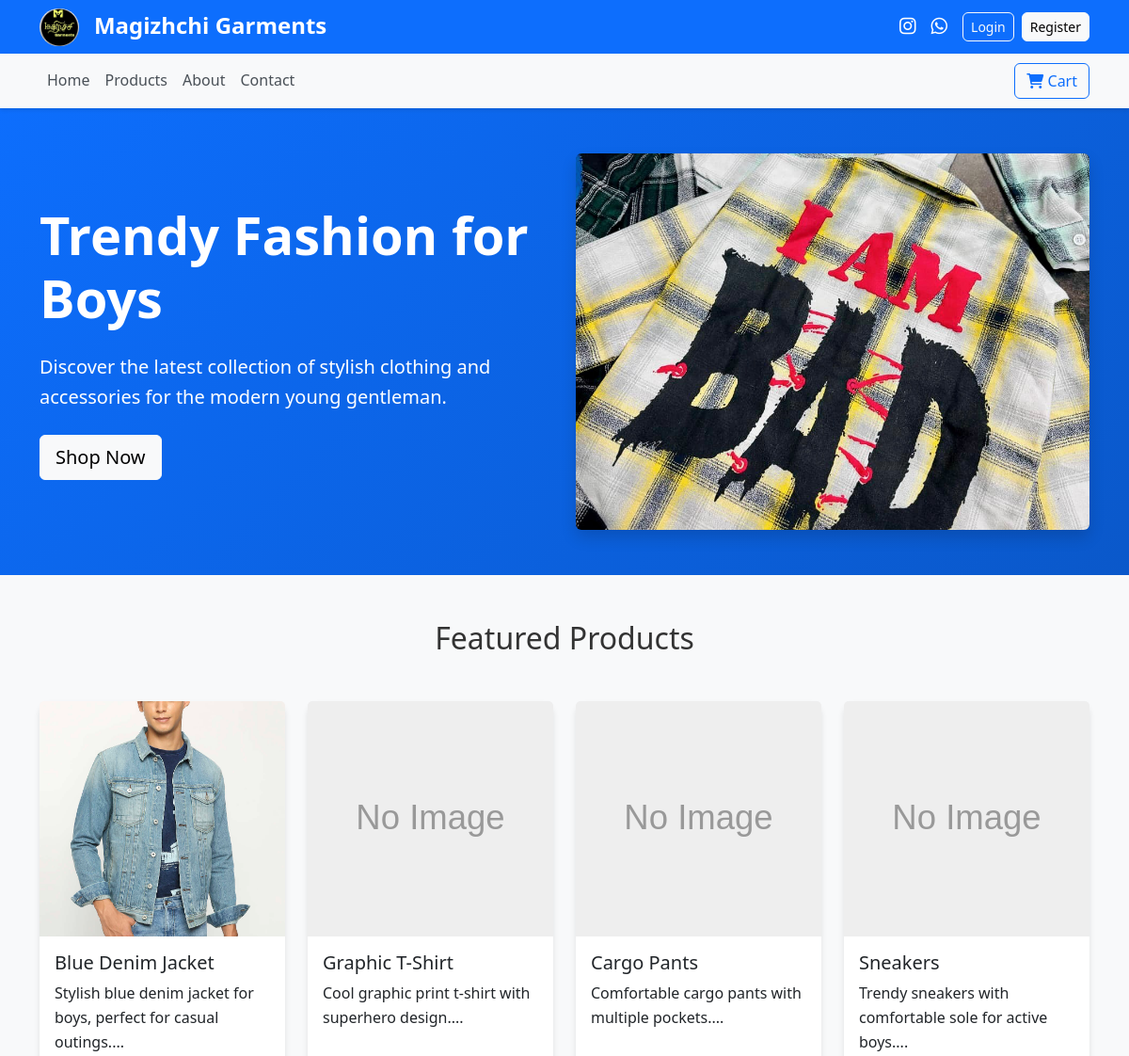
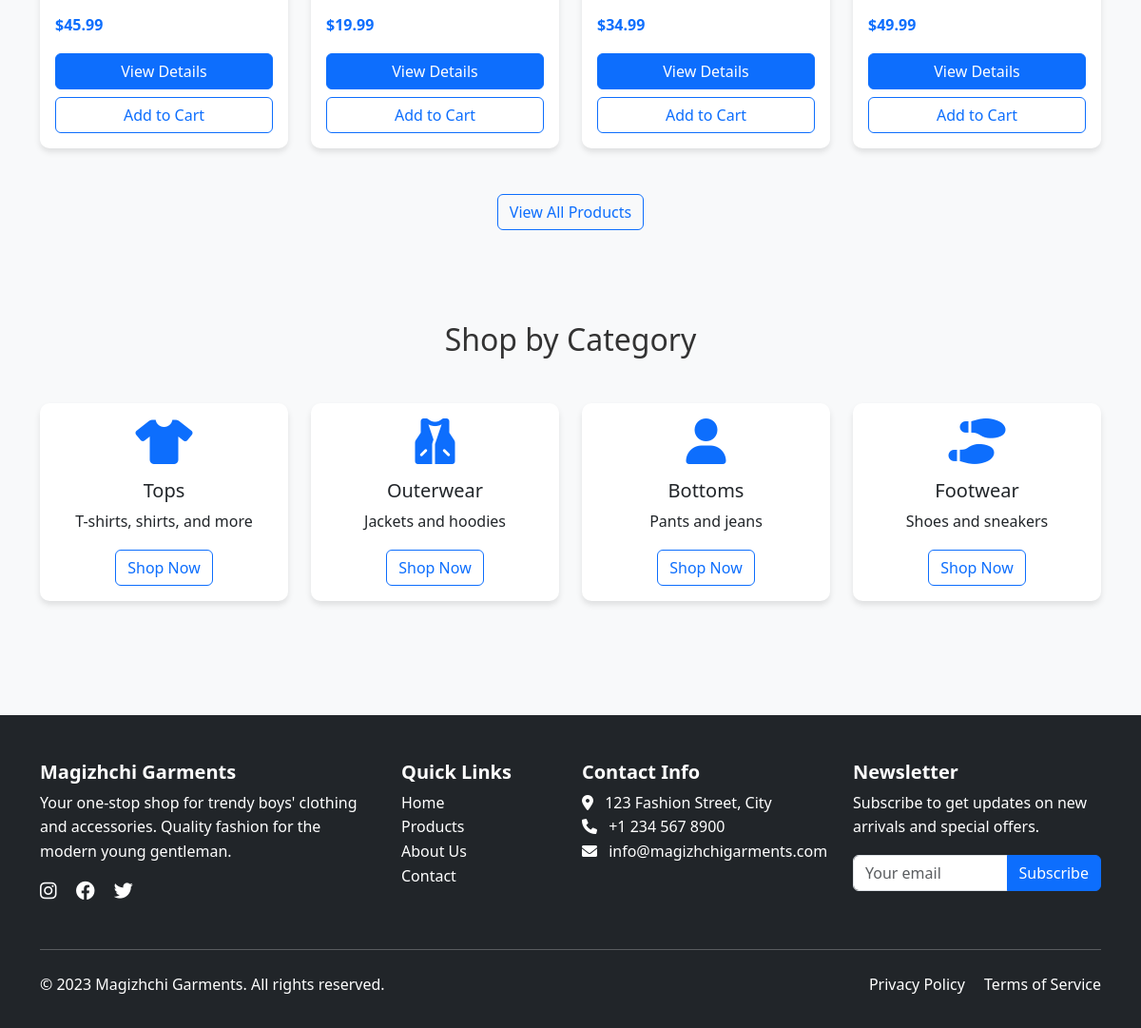
The page / on the database its author committed (2 pictures, top to bottom).
### tables this page shows
CREATE TABLE products (
    id INT AUTO_INCREMENT PRIMARY KEY,
    name VARCHAR(255) NOT NULL,
    description TEXT,
    price DECIMAL(10,2) NOT NULL,
    image VARCHAR(255),
    category VARCHAR(100),
    stock_quantity INT DEFAULT 0,
    created_at TIMESTAMP DEFAULT CURRENT_TIMESTAMP
);

### index.php (the view, shortened to what this page needs)
<?php
include 'header.php';
?>
<section class="hero-section bg-primary text-white py-5">
    <div class="container">
        <div class="row align-items-center">
            <div class="col-lg-6">
                <h1 class="display-4 fw-bold mb-4">Trendy Fashion for Boys</h1>
                <p class="lead mb-4">Discover the latest collection of stylish clothing and accessories for the modern young gentleman.</p>
                <a href="products.php" class="btn btn-light btn-lg">Shop Now</a>
            </div>
            <div class="col-lg-6">
                <img src="images/shirt1.jpeg" alt="Boys Fashion" class="img-fluid rounded shadow" style="height: 400px; width: 100%; object-fit: cover;" onerror="this.src='https://via.placeholder.com/600x400/007bff/ffffff?text=Boys+Fashion'">
            </div>
        </div>
    </div>
</section>
<section class="featured-products py-5">
    <div class="container">
        <h2 class="text-center mb-5">Featured Products</h2>
        <div class="row">
            <?php
            $sql = "SELECT * FROM products LIMIT 4";
            $result = $conn->query($sql);
            if ($result->num_rows > 0) {
                while($row = $result->fetch_assoc()) {
                    echo '
                    <div class="col-md-3 mb-4">
                        <div class="card product-card h-100">
                            <img src="images/' . $row['image'] . '"
                                 class="card-img-top"
                                 alt="' . $row['name'] . '"
                                 style="height: 250px; object-fit: cover;"
                                 onerror="this.src=\'https://via.placeholder.com/300x400/007bff/ffffff?text=Product+Image\'">
                            <div class="card-body d-flex flex-column">
                                <h5 class="card-title">' . $row['name'] . '</h5>
                                <p class="card-text flex-grow-1">' . substr($row['description'], 0, 80) . '...</p>
                                <div class="mt-auto">
                                    <p class="card-text fw-bold text-primary">$' . $row['price'] . '</p>
                                    <div class="d-grid gap-2">
                                        <a href="product-details.php?id=' . $row['id'] . '" class="btn btn-primary">View Details</a>
                                        <form method="POST" action="add-to-cart.php">
                                            <input type="hidden" name="product_id" value="' . $row['id'] . '">
                                            <input type="hidden" name="quantity" value="1">
                                            <button type="submit" class="btn btn-outline-primary w-100">Add to Cart</button>
                                        </form>
                                    </div>
                                </div>
                            </div>
                        </div>
                    </div>';
                }
            } else {
                echo '<p class="text-center">No products found.</p>';
            }
            ?>
        </div>
        <div class="text-center mt-4">
            <a href="products.php" class="btn btn-outline-primary">View All Products</a>
        </div>
    </div>
</section>
<section class="categories-section py-5 bg-light">
    <div class="container">
        <h2 class="text-center mb-5">Shop by Category</h2>
        <div class="row">
            <div class="col-md-3 mb-4">
                <div class="card category-card text-center">
                    <div class="card-body">
                        <i class="fas fa-tshirt fa-3x text-primary mb-3"></i>
                        <h5 class="card-title">Tops</h5>
                        <p class="card-text">T-shirts, shirts, and more</p>
                        <a href="products.php?category=Tops" class="btn btn-outline-primary">Shop Now</a>
                    </div>
                </div>
            </div>
            <div class="col-md-3 mb-4">
                <div class="card category-card text-center">
                    <div class="card-body">
                        <i class="fas fa-vest fa-3x text-primary mb-3"></i>
                        <h5 class="card-title">Outerwear</h5>
                        <p class="card-text">Jackets and hoodies</p>
                        <a href="products.php?category=Outerwear" class="btn btn-outline-primary">Shop Now</a>
                    </div>
                </div>
            </div>
            <div class="col-md-3 mb-4">
                <div class="card category-card text-center">
                    <div class="card-body">
                        <i class="fas fa-user fa-3x text-primary mb-3"></i>
                        <h5 class="card-title">Bottoms</h5>
                        <p class="card-text">Pants and jeans</p>
                        <a href="products.php?category=Bottoms" class="btn btn-outline-primary">Shop Now</a>
                    </div>
                </div>
            </div>
            <div class="col-md-3 mb-4">
                <div class="card category-card text-center">
                    <div class="card-body">
                        <i class="fas fa-shoe-prints fa-3x text-primary mb-3"></i>
                        <h5 class="card-title">Footwear</h5>
                        <p class="card-text">Shoes and sneakers</p>
                        <a href="products.php?category=Footwear" class="btn btn-outline-primary">Shop Now</a>
                    </div>
                </div>
            </div>
        </div>
    </div>
</section>
<?php include 'footer.php'; ?>

### css/style.css (style rules this page uses)
:root { --primary-color: #0d6efd; --secondary-color: #6c757d; --success-color: #198754; --danger-color: #dc3545; --warning-color: #ffc107; --info-color: #0dcaf0; --light-color: #f8f9fa; --dark-color: #212529; }
body { font-family: 'Segoe UI', Tahoma, Geneva, Verdana, sans-serif; line-height: 1.6; color: #333; background-color: #f8f9fa; min-height: 100vh; display: flex; flex-direction: column; }
.hero-section { background: linear-gradient(135deg, #0d6efd 0%, #0a58ca 100%); }
.product-card { transition: transform 0.3s ease, box-shadow 0.3s ease; border: none; box-shadow: 0 4px 6px rgba(0,0,0,0.1); }
.product-card .card-img-top { height: 250px; object-fit: cover; }
.category-card { transition: transform 0.3s ease; border: none; box-shadow: 0 4px 6px rgba(0,0,0,0.1); }
.btn { border-radius: 6px; font-weight: 500; transition: all 0.3s ease; }
.btn-primary { background-color: var(--primary-color); border-color: var(--primary-color); }
.card { border: none; border-radius: 10px; box-shadow: 0 4px 6px rgba(0,0,0,0.1); }

### rows shown on the page
products: image (picture), name "Blue Denim Jacket", description "Stylish blue denim jacket for boys, perfect for casual outings.", price "45.99"
products: name "Graphic T-Shirt", description "Cool graphic print t-shirt with superhero design.", price "19.99"
products: name "Cargo Pants", description "Comfortable cargo pants with multiple pockets.", price "34.99"
products: name "Sneakers", description "Trendy sneakers with comfortable sole for active boys.", price "49.99"
